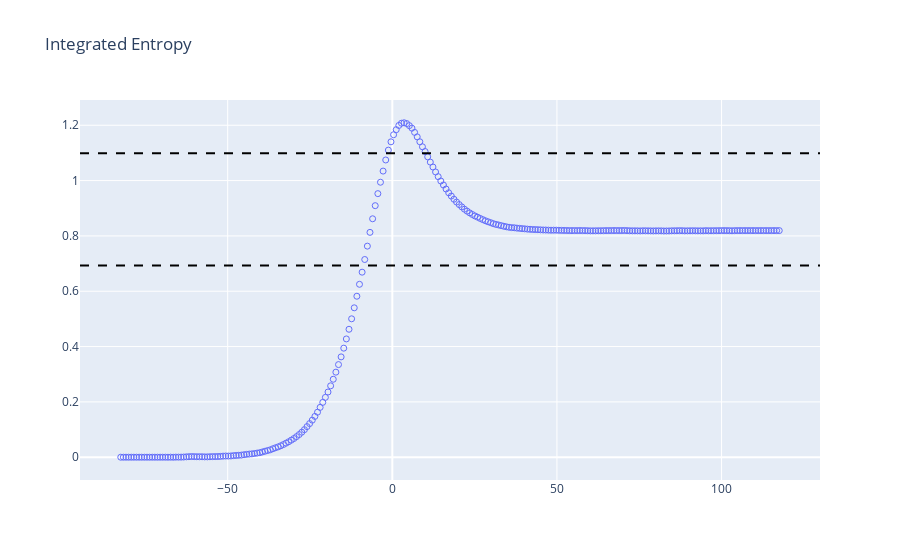

Notebook cell for this chart:
### Code cell
fig = go.Figure()
fig.update_layout(title='Integrated Entropy')
fig.add_trace(go.Scatter(x=x, y=integrated, mode='markers', marker=dict(symbol='circle-open')))
fig.add_shape(dict(type='line', yref='y', y0=np.log(2), y1=np.log(2), xref='paper', x0=0, x1=1,
                  line=dict(color='black', dash='dash')))
fig.add_shape(dict(type='line', yref='y', y0=np.log(3), y1=np.log(3), xref='paper', x0=0, x1=1,
                  line=dict(color='black', dash='dash')))
fig

### Figure 1 — Plotly figure (JSON) as saved in the notebook; plotly's stock layout.template omitted (floating-point values rounded to 4 significant figures; data arrays with more than 128 entries replaced by an {"elided": "..."} marker saying what was removed)
{"data": [{"marker": {"symbol": "circle-open"}, "mode": "markers", "type": "scatter", "x": {"elided": "252 float values"}, "y": {"elided": "252 float values"}}], "layout": {"shapes": [{"line": {"color": "black", "dash": "dash"}, "type": "line", "x0": 0, "x1": 1, "xref": "paper", "y0": 0.6931, "y1": 0.6931, "yref": "y"}, {"line": {"color": "black", "dash": "dash"}, "type": "line", "x0": 0, "x1": 1, "xref": "paper", "y0": 1.099, "y1": 1.099, "yref": "y"}], "title": {"text": "Integrated Entropy"}}}
